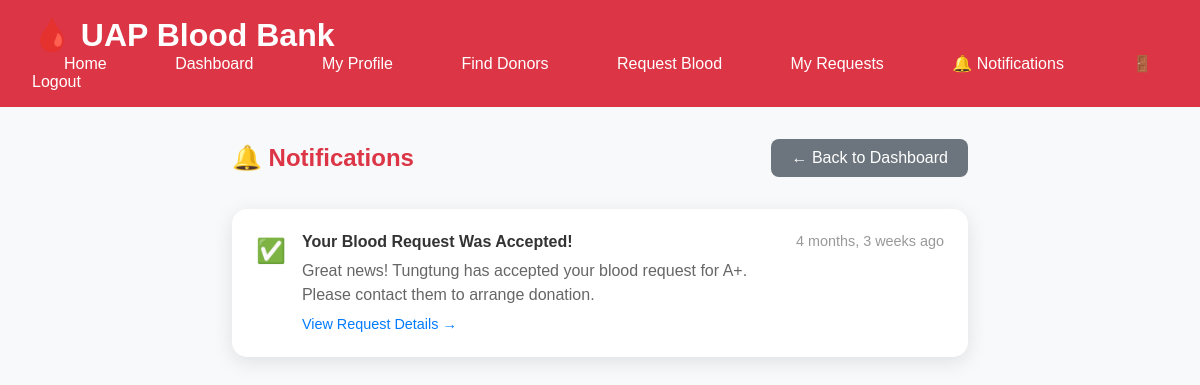
The app's page /notifications/ (signed in) with its own data.
### UAP_Student_Blood_Information_System/bloodbank/models.py (models this page shows, shortened)
class Notification(models.Model):
    NOTIFICATION_TYPES = [
        ('blood_request', '🔴 New Blood Request'),
        ('request_accepted', '📌 Request Accepted'),
        ('request_completed', '🟢 Request Completed'),
        ('request_cancelled', '🔴 Request Cancelled'),
        ('donor_available', '🟢 Donor Available'),
        ('system', '🔵 System Notification'),
    ]
    user = models.ForeignKey(User, on_delete=models.CASCADE, related_name='notifications')
    notification_type = models.CharField(max_length=20, choices=NOTIFICATION_TYPES)
    title = models.CharField(max_length=255)
    message = models.TextField()
    blood_request = models.ForeignKey('BloodRequest', on_delete=models.CASCADE, null=True, blank=True)
    is_read = models.BooleanField(default=False)
    created_at = models.DateTimeField(auto_now_add=True)
    class Meta:
        ordering = ['-created_at']

### UAP_Student_Blood_Information_System/bloodbank/views.py (the view)
# urls.py: path('notifications/', views.notifications, name='notifications'),
@login_required
def notifications(request):
    user_notifications = Notification.objects.filter(user=request.user)
    user_notifications.filter(is_read=False).update(is_read=True)
    unread_count = Notification.objects.filter(user=request.user, is_read=False).count()
    return render(request, 'notifications.html', {
        'notifications': user_notifications,
        'user': request.user,
        'unread_count': unread_count,
    })

### UAP_Student_Blood_Information_System/bloodbank/context_processors.py (called while the page is built)
def notification_count(request):
    if request.user.is_authenticated:
        unread_count = Notification.objects.filter(user=request.user, is_read=False).count()
        return {'unread_count': unread_count}
    return {'unread_count': 0}

### UAP_Student_Blood_Information_System/templates/notifications.html (shortened to what this page needs)
<!DOCTYPE html>
<html lang="en">
<head>
</head>
<body>
    <div class="navbar">
    <h1>🩸 UAP Blood Bank</h1>
    <nav>
        <a href="{% url 'home' %}">Home</a>
        <a href="{% url 'dashboard' %}">Dashboard</a>
        <a href="{% url 'profile' %}">My Profile</a>
        <a href="{% url 'donor_list' %}">Find Donors</a>
        <a href="{% url 'request_blood' %}">Request Blood</a>
        <a href="{% url 'request_history' %}">My Requests</a>
        <a href="{% url 'notifications' %}">
    🔔 Notifications
</a>
        <a href="{% url 'logout' %}">🚪 Logout</a>
    </nav>
</div>
    <div class="container">
        <div class="page-header">
            <h2>🔔 Notifications</h2>
            <div>
                <a href="{% url 'dashboard' %}" class="btn btn-danger">← Back to Dashboard</a>
            </div>
        </div>
        <div class="notifications-list">
            {% if notifications %}
                {% for notification in notifications %}
                <div class="notification-item {% if not notification.is_read %}unread{% endif %}" id="notification-{{ notification.id }}">
                    <div class="notification-icon">
                        {% if notification.notification_type == 'blood_request' %}🩸
                        {% elif notification.notification_type == 'request_accepted' %}✅
                        {% elif notification.notification_type == 'request_completed' %}🟢
                        {% elif notification.notification_type == 'request_cancelled' %}🔴
                        {% elif notification.notification_type == 'donor_available' %}👥
                        {% else %}🔔{% endif %}
                    </div>
                    <div class="notification-content">
                        <div class="notification-title">{{ notification.title }}</div>
                        <div class="notification-message">{{ notification.message }}</div>
                        {% if notification.blood_request %}
                        <div style="margin-top: 0.5rem;">
                            <a href="{% url 'request_history' %}" style="color: #007bff; text-decoration: none; font-size: 0.9rem;">
                                View Request Details →
                            </a>
                        </div>
                        {% endif %}
                    </div>
                    <div class="notification-meta">
                        <div class="notification-time">
                            {{ notification.created_at|timesince }} ago
                        </div>
                    </div>
                </div>
                {% endfor %}
            {% endif %}
        </div>
    </div>
</body>
</html>

### UAP_Student_Blood_Information_System/templates/notifications.html (style rules this page uses)
* { margin: 0; padding: 0; box-sizing: border-box; }
body { font-family: Arial, sans-serif; background: #f8f9fa; }
.navbar { background: #dc3545; color: white; padding: 1rem 2rem; }
.navbar h1 { display: inline-block; margin-right: 2rem; }
.navbar a { color: white; text-decoration: none; margin: 0 1rem; padding: 0.5rem 1rem; border-radius: 5px; }
.container { max-width: 800px; margin: 2rem auto; padding: 0 2rem; }
.page-header { display: flex; justify-content: space-between; align-items: center; margin-bottom: 2rem; }
.page-header h2 { color: #dc3545; }
.btn { background: #007bff; color: white; padding: 10px 20px; border: none; border-radius: 8px; cursor: pointer; text-decoration: none; display: inline-block; }
.btn-danger { background: #6c757d; }
.notifications-list { background: white; border-radius: 15px; box-shadow: 0 5px 20px rgba(0,0,0,0.1); overflow: hidden; }
.notification-item { padding: 1.5rem; border-bottom: 1px solid #e9ecef; display: flex; gap: 1rem; align-items: flex-start; transition: background 0.3s; }
.notification-item:last-child { border-bottom: none; }
.notification-icon { font-size: 1.5rem; margin-top: 0.25rem; }
.notification-content { flex: 1; }
.notification-title { font-weight: bold; color: #333; margin-bottom: 0.5rem; }
.notification-message { color: #666; line-height: 1.5; }
.notification-meta { text-align: right; min-width: 120px; }
.notification-time { color: #999; font-size: 0.9rem; margin-bottom: 0.5rem; }

### records on screen
Notification: title "Your Blood Request Was Accepted!", message "Great news! Tungtung has accepted your blood request for A+. Please contact them to arrange donation.", shows "View Request Details →", created_at "4 months, 3 weeks"
